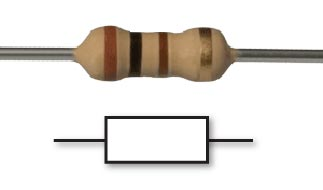
#> input picture resistor.png, 323 x 190 px
$ python resistor.py
#> lines starting #> are read from the running program, lines starting #| are printed output that depends on the picture
#!/usr/bin/python

import cv2
import numpy as np

def nothing(x):
    pass

cv2.namedWindow("original")
cv2.namedWindow('image')

img = cv2.imread("resistor.png", cv2.IMREAD_COLOR)
#> img is the input picture: shape (190, 323, 3); mean B, G, R 222.5, 226.5, 230.2

orig_gray_img = cv2.cvtColor(img, cv2.COLOR_BGR2GRAY)
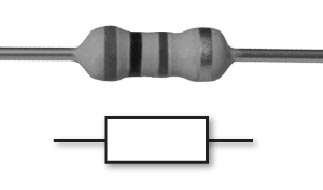
#> orig_gray_img: shape (190, 323); min 6, max 255, mean 227.1
gray_img = orig_gray_img.copy()
cv2.imshow("original", orig_gray_img)

cv2.createTrackbar("Min Thresh.", "image", 43, 512, nothing)
cv2.createTrackbar("Max Thresh.", "image",266, 512, nothing)

prev_d = 11
prev_sig_color = 10
prev_sig_space = 13
cv2.createTrackbar("d", "image", prev_d, 100, nothing)
cv2.createTrackbar("Sigma Colour", "image", prev_sig_color, 100, nothing)
cv2.createTrackbar("Sigma Space", "image", prev_sig_space, 100, nothing)

cv2.createTrackbar("Contour", "image", 0, 27, nothing)

while(1):

    k = cv2.waitKey(1) & 0xFF
#> (key Esc is pressed here)
    if k == 27:
        break

    d = cv2.getTrackbarPos("d", "image")
    sig_color = cv2.getTrackbarPos("Sigma Colour", "image")
    sig_space = cv2.getTrackbarPos("Sigma Space", "image")
    if d != prev_d or sig_color != prev_sig_color or sig_space != prev_sig_space:
        gray_img = orig_gray_img.copy()
        gray_img = cv2.bilateralFilter(gray_img, d, sig_color, sig_space)
    min_thresh = cv2.getTrackbarPos("Min Thresh.", "image")
    max_thresh = cv2.getTrackbarPos("Max Thresh.", "image")
    edges = cv2.Canny(gray_img, min_thresh, max_thresh)
    cv2.imshow("image", edges)

#    dst = cv2.cornerHarris(gray_img, 2, 3, 0.04)
#    img[dst > 0.01 * dst.max()] = [0,0,255]

    contrasted = cv2.equalizeHist(gray_img)
    thresh = cv2.adaptiveThreshold(contrasted, 255, cv2.ADAPTIVE_THRESH_MEAN_C, cv2.THRESH_BINARY, 3,9)

    cv2.imshow("original", thresh)

    """
    contour_img = img.copy()
    contours, hierarchy = cv2.findContours(edges,cv2.RETR_TREE,cv2.CHAIN_APPROX_SIMPLE)
    i = cv2.getTrackbarPos("Contour", "image")
    if len(contours) >= i + 1:
        contour = contours[i]
        cv2.drawContours(contour_img, [contour], 0, (0, 255, 0), 1)

        peri = cv2.arcLength(contour, True)
        approx = cv2.approxPolyDP(contour, 0.02 * peri, True)
        print len(approx)

        mask = np.zeros(gray_img.shape,np.uint8)
        cv2.drawContours(mask,[contour],0,255,-1)
        #pixelpoints = np.transpose(np.nonzero(mask))
        pixelpoints = cv2.findNonZero(mask)
        print cv2.mean(img, mask=mask)

    contours = sorted(contours, key = cv2.contourArea, reverse = True)[:10]
    #cv2.drawContours(contour_img, contours, 0, (255, 0, 0), 1)
    cv2.imshow("original", contour_img)
    """

    prev_d = d
    prev_sig_color = sig_color
    prev_sig_space = sig_space

cv2.destroyAllWindows()

$ run again, with template.png copied over resistor.png
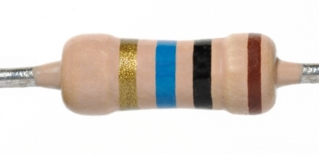
#> input picture template.png, 319 x 155 px
#> img is the input picture: shape (155, 319, 3); mean B, G, R 207.6, 213.8, 221.3
#> `orig_gray_img = cv2.cvtColor(img, cv2.COLOR_BGR2GRAY)`:
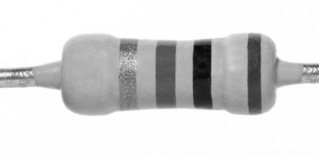
#> orig_gray_img: shape (155, 319); min 9, max 255, mean 215.3
